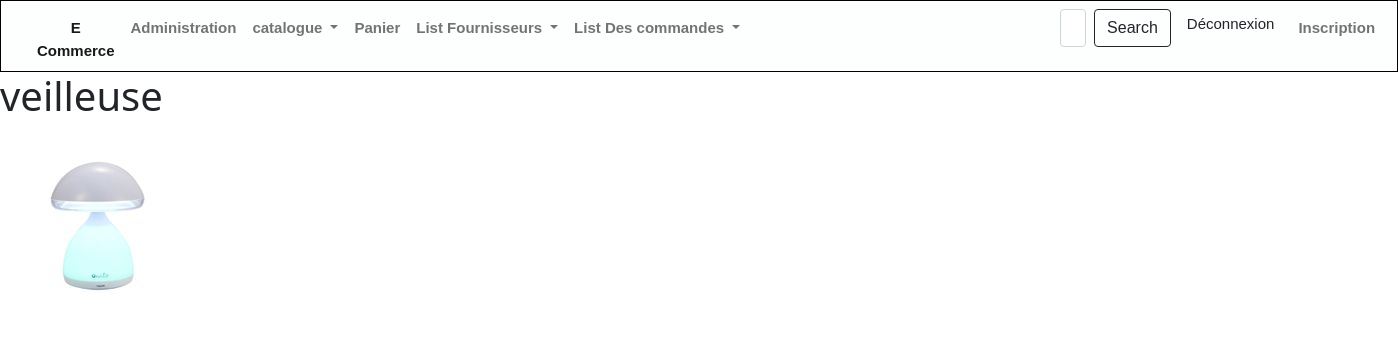
/magasin/magasin/7/, run on the app's committed database.
### magasin/models.py (models this page shows, shortened)
class Produit(models.Model):
    Categorie = models.ForeignKey('Categorie', on_delete=models.CASCADE, null=True)
    Fournisseur = models.ForeignKey('Fournisseur', on_delete=models.CASCADE, null=True)
    TYPE_CHOICES=[  ('em','emballé'),
                    ('fr','Frais'),
                    ('cs','Conserve')]
    libelle=models.CharField(max_length=100)
    description=models.TextField(default='non définie')
    prix=models.DecimalField(max_digits=10,decimal_places=3,default=0)
    type=models.CharField(max_length=2,choices=TYPE_CHOICES,default='em')
    img =models.ImageField(upload_to='media/', null=True, blank=True)
    stock = models.IntegerField(default=0)

### magasin/views.py (the view)
# urls.py: path('magasin/<int:pk>/', views.product_detail, name='product_detail'),
def product_detail(request, pk):
    product = get_object_or_404(Produit, pk=pk)
    return render(request, 'magasin/detail_product.html', {'product': product})

### magasin/templates/magasin/detail_product.html
{% extends 'magasin/base.html' %}
{% block content %}
  <h1>{{ product.libelle }}</h1>
  <img src="{{ product.img.url }}" alt="{{ product.libelle }}">
  {% endblock %}

### data on the page
Produit: libelle "veilleuse", img (picture)
